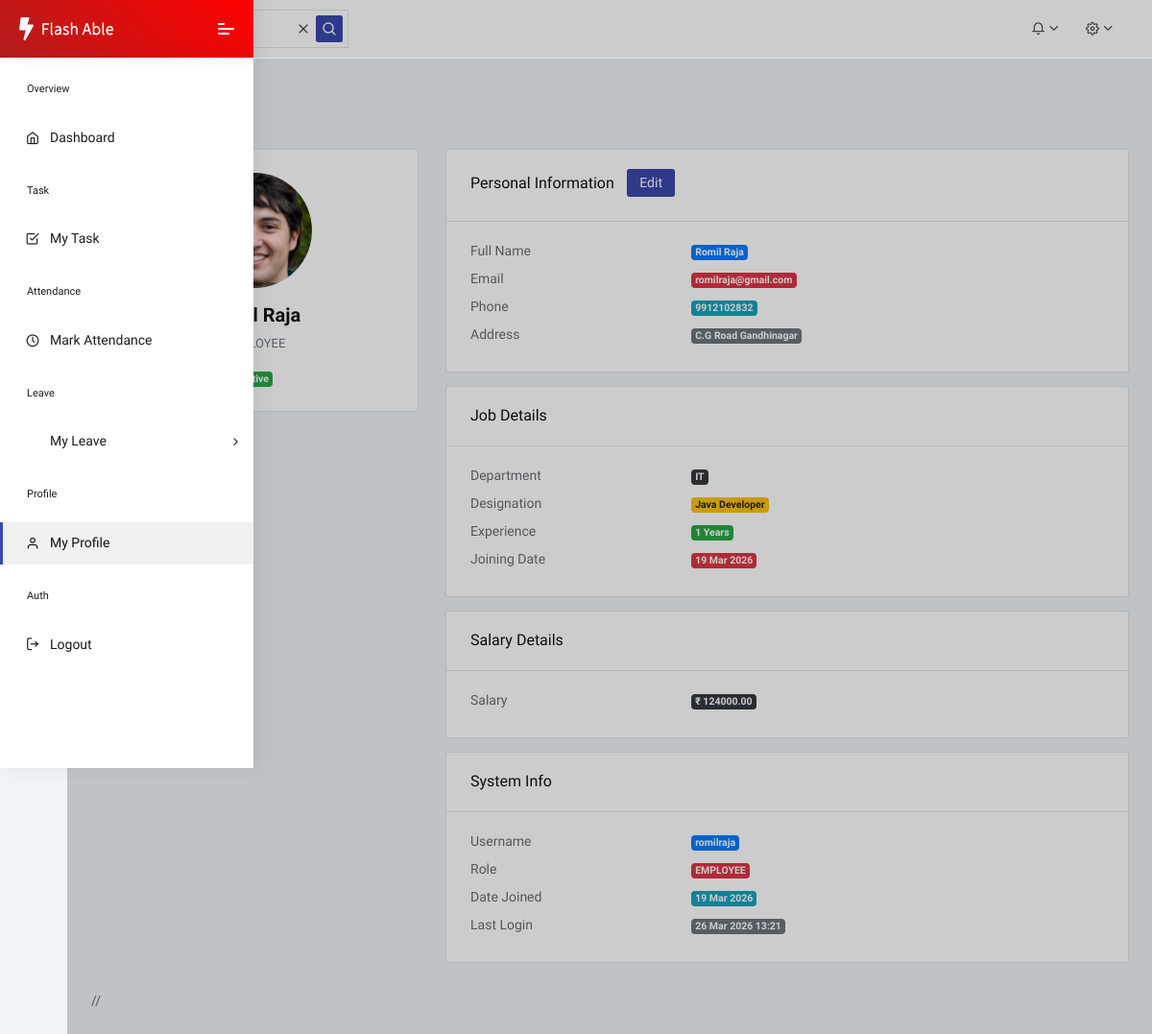
The app's page /employee_profile/ (signed in) with its own data.
### core/models.py (models this page shows, shortened)
class User(AbstractUser):
    ROLE_CHOICES = [
        ("ADMIN", "Admin"),
        ("EMPLOYEE", "Employee"),
    ]
    role = models.CharField(max_length=20, choices=ROLE_CHOICES)
    phone = models.CharField(max_length=15, blank=True)
    address = models.TextField(blank=True)
    email = models.EmailField(unique = True)
    is_active = models.BooleanField(default=True)
    profile_pic = models.ImageField(
        upload_to="profile_pics/",
        default="profile_pics/default.png",
        blank=True
    )
    otp = models.IntegerField(null=True, blank=True)
    otp_created_at = models.DateTimeField(null=True,blank=True)
    otp_attempts = models.IntegerField(default=0)

class EmployeeProfile(models.Model):
    user = models.OneToOneField(User, on_delete=models.CASCADE)
    department = models.ForeignKey(
        Department,
        on_delete=models.SET_NULL,
        null=True,
        blank=True
    )
    designation = models.CharField(max_length=100)
    salary = models.DecimalField(max_digits=10, decimal_places=2)
    join_date = models.DateField(auto_now_add=True)
    experience = models.PositiveIntegerField(
        help_text="Years of experience",
        null=True,
        blank=True
    )

class Department(models.Model):
    name = models.CharField(max_length=100)
    description = models.TextField(blank=True)

### core/views.py (the view)
# urls.py: path('employee_profile/', views.employee_profile, name='employee-profile'),
@login_required
def employee_profile(request):
    user = request.user
    if user.role != "EMPLOYEE":
        return redirect('admin-dashboard')
    profile = EmployeeProfile.objects.filter(user=user).first()
    context = {
        'user' : user,
        'profile' : profile
    }
    return render(request,'profile/Employee_profile.html',context)

### core/templates/profile/Employee_profile.html (shortened to what this page needs)
{% extends 'dashboard/Employee_Dashboard.html' %}
{% load static %}
{% block mein %}
 <div class="pcoded-main-container">
    <div class="pcoded-wrapper">
        <div class="pcoded-content">
            <div class="pcoded-inner-content">
                <div class="main-body">
                    <div class="page-wrapper">
                        <div class="page-header">
                            <div class="page-block">
                                <div class="row align-items-center">
                                    <div class="col-md-12">
                                        <div class="page-header-title">
                                            <h5 class="m-b-10">Sample Page</h5>
                                        </div>
                                        <ul class="breadcrumb">
                                            <li class="breadcrumb-item"><a href="index.html"></a></li>
                                            <li class="breadcrumb-item"><a href="#!">Sample Page</a></li>
                                        </ul>
                                    </div>
                                </div>
                            </div>
                        </div>
                            <div class="row">
                                <div class="col-md-4">
                                    <div class="card text-center p-4">
                                        {% if user.profile_pic %}
                                            <img src="{{ user.profile_pic.url }}"
                                                class="rounded-circle mx-auto mb-3"
                                                width="120" height="120">
                                            {% else %}
                                            <img src="{% static 'images/default.png' %}"
                                                class="rounded-circle mx-auto mb-3"
                                                width="120" height="120">
                                            {% endif %}
                                    <h4>{{ user.first_name }} {{ user.last_name }}</h4>
                                    <p class="text-muted">{{ user.role }}</p>
                                    <div class="md-1">
                                        <span class="badge badge-success fw-bold">
                                            Active
                                          </span>
                                      </div>
                                    </div>
                                </div>
                                <div class="col-md-8">
                                    <div class="card mb-3">
                                      <div class="card-header">
                                        <h5>Personal Information</h5>
                                        <a href="{% url 'employee-profile-edit' %}" class="btn btn-sm btn-primary">
                                            Edit
                                          </a>
                                      </div>
                                      <div class="card-body">
                                        <div class="row mb-2">
                                          <div class="col-sm-4"><strong>Full Name</strong></div>
                                          <div class="col-sm-8">
                                            <span class="badge badge-primary">
                                            {{ request.user.first_name }} {{ request.user.last_name }}
                                            </span>
                                          </div>
                                        </div>
                                        <div class="row mb-2">
                                          <div class="col-sm-4"><strong>Email</strong></div>
                                          <div class="col-sm-8">
                                            <span class="badge badge-danger">
                                            {{ request.user.email }}
                                            </span>
                                          </div>
                                        </div>
                                        <div class="row mb-2">
                                          <div class="col-sm-4"><strong>Phone</strong></div>
                                          <div class="col-sm-8">
                                            <span class="badge badge-info">
                                            {{ request.user.phone|default:"Not Added" }}
                                            </span>
                                          </div>
                                        </div>
                                        <div class="row mb-2">
                                          <div class="col-sm-4"><strong>Address</strong></div>
                                          <div class="col-sm-8">
                                            <span class="badge badge-secondary">
                                            {{ request.user.address|default:"Not Added" }}
                                            </span>
                                          </div>
                                        </div>
                                      </div>
                                    </div>
                                    <div class="card mb-3">
                                      <div class="card-header">
                                        <h5>Job Details</h5>
                                      </div>
                                      <div class="card-body">
                                        <div class="row mb-2">
                                          <div class="col-sm-4"><strong>Department</strong></div>
                                          <div class="col-sm-8">
                                            <span class="badge badge-dark">
                                            {{ profile.department.name|default:"Not Assigned" }}
                                            </span>
                                          </div>
                                        </div>
                                        <div class="row mb-2">
                                          <div class="col-sm-4"><strong>Designation</strong></div>
                                          <div class="col-sm-8">
                                            <span class="badge badge-warning">
                                            {{ profile.designation|default:"-" }}
                                            </span>
                                          </div>
                                        </div>
                                        <div class="row mb-2">
                                          <div class="col-sm-4"><strong>Experience</strong></div>
                                          <div class="col-sm-8">
                                            <span class="badge badge-success">
                                            {{ profile.experience|default:"0" }} Years
                                            </span>
                                          </div>
                                        </div>
                                        <div class="row mb-2">
                                          <div class="col-sm-4"><strong>Joining Date</strong></div>
                                          <div class="col-sm-8">
                                            <span class="badge badge-danger">
                                            {{ profile.join_date|date:"d M Y" }}
                                            </span>
                                          </div>
                                        </div>
                                      </div>
                                    </div>
                                    <div class="card mb-3">
                                      <div class="card-header">
                                        <h5>Salary Details</h5>
                                      </div>
                                      <div class="card-body">
                                        <div class="row mb-2">
                                          <div class="col-sm-4"><strong>Salary</strong></div>
                                          <div class="col-sm-8">
                                            <span class="badge badge-dark">
                                            ₹ {{ profile.salary|default:"0" }}
                                            </span>
                                          </div>
                                        </div>
                                      </div>
                                    </div>
                                    <div class="card">
                                      <div class="card-header">
                                        <h5>System Info</h5>
                                      </div>
                                      <div class="card-body">
                                        <div class="row mb-2">
                                          <div class="col-sm-4"><strong>Username</strong></div>
                                          <div class="col-sm-8">
                                            <span class="badge badge-primary">
                                              {{ request.user.username }}
                                            </span>
                                          </div>
                                        </div>
                                        <div class="row mb-2">
                                          <div class="col-sm-4"><strong>Role</strong></div>
                                          <div class="col-sm-8">
                                            <span class="badge badge-danger">
                                            {{ request.user.role }}
                                          </span>
                                          </div>
                                        </div>
                                        <div class="row mb-2">
                                          <div class="col-sm-4"><strong>Date Joined</strong></div>
                                          <div class="col-sm-8">
                                            <span class="badge badge-info">
                                            {{ request.user.date_joined|date:"d M Y" }}
                                            </span>
                                          </div>
                                        </div>
                                        <div class="row mb-2">
                                          <div class="col-sm-4"><strong>Last Login</strong></div>
                                          <div class="col-sm-8">
                                            <span class="badge badge-secondary">
                                            {{ request.user.last_login|date:"d M Y H:i" }}
                                            </span>
                                          </div>
                                        </div>
                                      </div>
                                    </div>
                                  </div>
                            </div>//
                    </div>
                </div>
            </div>
        </div>
    </div>
</div>
{% endblock %}

### records on screen
User: profile_pic (picture), last_name "Raja", role "EMPLOYEE", user.first_name "Romil", user.last_name "Raja", user.email "romilraja@gmail.com", user.phone "9912102832", user.address "C.G Road Gandhinagar", user.username "romilraja", user.role "EMPLOYEE", user.date_joined "19 Mar 2026", user.last_login "26 Mar 2026 13:21"
EmployeeProfile: department.name "IT", designation "Java Developer", experience "1", join_date "19 Mar 2026", salary "124000.00"
